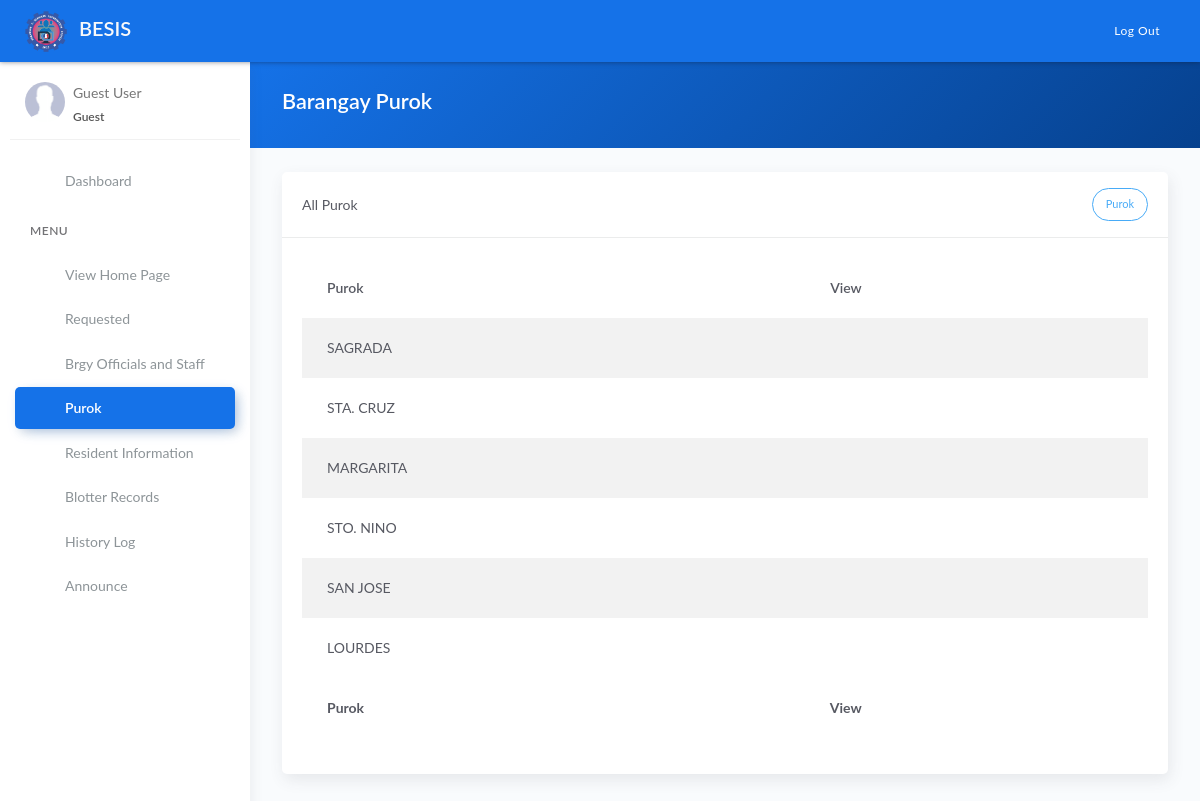
Page /household.php on the committed database.
### tables this page shows
CREATE TABLE `tblpurok` (
  `id` int(11) NOT NULL AUTO_INCREMENT,
  `name` varchar(255) DEFAULT NULL,
  `details` text,
  `status` int(11) NOT NULL,
  PRIMARY KEY (`id`)
);

### household.php (the view, shortened to what this page needs)
<?php include 'server/server.php' ?>
<?php
$query = "SELECT * FROM tblpurok";
$result = $conn->query($query);
$house = array();
while($row = $result->fetch_assoc()){
	$house[] = $row;
}
?>
<!DOCTYPE html>
<html lang="en">
<head>
	<?php include 'templates/header.php' ?>
</head>
<body>
	<div class="wrapper">
		<?php include 'templates/main-header.php' ?>
		<?php include 'templates/sidebar.php' ?>
		<div class="main-panel">
			<div class="content">
				<div class="panel-header bg-primary-gradient">
					<div class="page-inner">
						<div class="d-flex align-items-left align-items-md-center flex-column flex-md-row">
							<div>
								<h2 class="text-white fw-bold">Barangay Purok</h2>
							</div>
						</div>
					</div>
				</div>
				<div class="page-inner">
					<div class="row mt--2">
						<div class="col-md-12">
									<div class="d-flex flex-wrap pb-2 justify-content-between">
								</div>
							</div>
				</div>
                            <div class="card">
								<div class="card-header">
									<div class="card-head-row">
										<div class="card-household"> All Purok</div>
											<div class="card-tools">
												<a href="#add" data-toggle="modal" class="btn btn-info btn-border btn-round btn-sm">
													Purok
												</a>
											</div>
									</div>
								</div>
								<div class="card-body">
									<div class="table-responsive">
										<table class="table table-striped" >
											<thead>
												<tr>
													<th scope="col">Purok</th>
													<th scope="col" rowspan='3' style='text-align:right'>View</th>
												</tr>
											</thead>
											<tbody>
												<?php if(!empty($house)): ?>
													<?php foreach($house as $row): ?>
													<tr>
														<td><?= $row['name'] ?></td>
														<td>
															<center>
															<div class="form-button-action">
																<td><a type="button" href="#edit" data-toggle="modal" class="btn btn-link btn-primary purok"
																	household="Edit Purok" onclick="editpurok(this)" data-id="<?= $row['id'] ?>" data-purok="<?= $row['name'] ?>"
																	><i class="fa fa-eye"></td>
 															</div>
 														</center>
														</td>
													</tr>
													<?php  endforeach ?>
												<?php else: ?>
													<tr>
														<td colspan="3" class="text-center">No Available Data</td>
													</tr>
												<?php endif ?>
											</tbody>
											<tfoot>
												<tr>
													<th scope="col">Purok</th>
													<th scope="col" rowspan='3' style='text-align:right;'>View</th>
												</tr>
											</tfoot>
										</table>
									</div>
								</div>
							</div>
						</div>
					</div>
				</div>
			</div>
</body>
</html>

### rows in the picture
tblpurok: name "SAGRADA"
tblpurok: name "STA. CRUZ"
tblpurok: name "MARGARITA"
tblpurok: name "STO. NINO"
tblpurok: name "SAN JOSE"
tblpurok: name "LOURDES"
